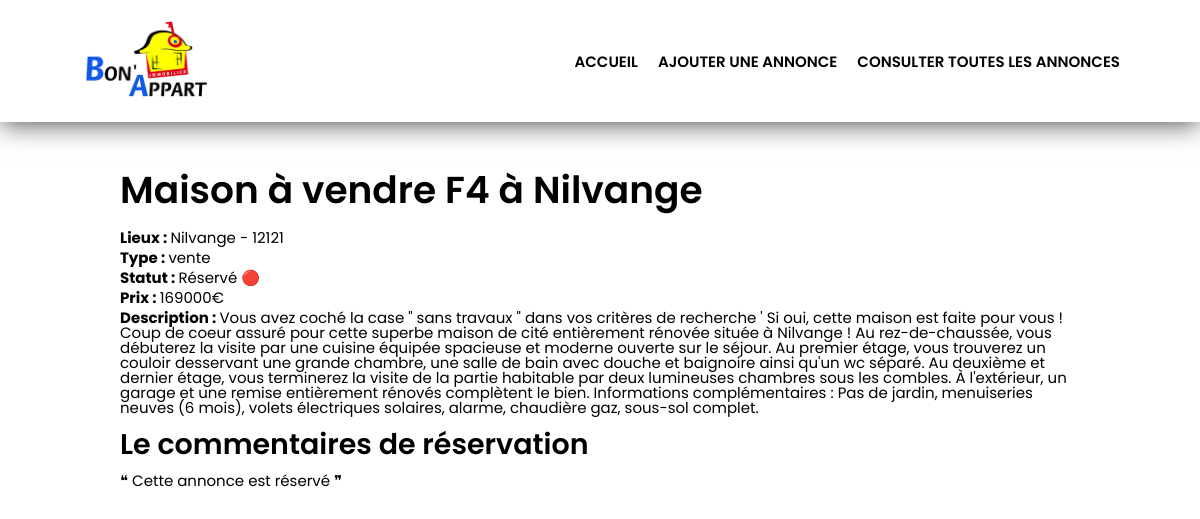
The page /advert.php?id=53 on the database its author committed.
### tables this page shows
CREATE TABLE `advert` (
  `id` int(11) NOT NULL,
  `title` varchar(100) NOT NULL,
  `description` text NOT NULL,
  `postal_code` int(5) NOT NULL,
  `city` varchar(100) NOT NULL,
  `type` varchar(20) NOT NULL,
  `price` int(20) NOT NULL,
  `reservation_message` text NOT NULL
);

### advert.php (the view, shortened to what this page needs)
<?php
include 'header.php';
$reqAdvertSingle = $bdd->prepare('SELECT * FROM advert WHERE id=?');
$reqAdvertSingle->execute([$_GET['id']]);
$value = $reqAdvertSingle->fetch();
?>
<main class="main-container">
      <article class="card">
            <h1><?= $value['title'] ?></h1>
            <p><strong>Lieux : </strong> <?= htmlspecialchars($value['city']) . ' - ' .  htmlspecialchars($value['postal_code']); ?></p>
            <p><strong>Type : </strong><?= htmlspecialchars($value['type']) ?> </p>
            <p><strong>Statut : </strong><?php echo ($value['reservation_message']) ? 'Réservé &#128308;' : 'Libre &#128309;'; ?> </p>
            <p><strong>Prix : </strong><?= htmlspecialchars($value['price']) ?>€ </p>
            <p><strong>Description : </strong><?= htmlspecialchars($value['description']) ?> </p>
      </article>
      <div class="message-reservation-container">
            <?php
            if (!empty($value['reservation_message'])) : ?>
                  <h3>Le commentaires de réservation</h3>
                  <p>❝ <?= htmlspecialchars($value['reservation_message']) ?> ❞</p>
            <?php endif; ?>
      </div>
</main>

### assets/stylesheets/css/main.css (style rules this page uses)
html { font-family:poppins;font-size:15px }
html h1 { font-size:2.5rem;font-weight:600;margin:10px 0 20px 0 }
html h3 { font-size:1.9rem;font-weight:600;margin:15px 0 15px 0 }
html strong { font-weight:bold }
html p { margin:5px 0 }
.main-container { width:80%;margin:50px auto auto auto }

### rows shown on the page
advert: title "Maison à vendre F4 à Nilvange", city "Nilvange", postal_code "12121", type "vente", price "169000", description "Vous avez coché la case \" sans travaux \" dans vos critères de recherche ' Si oui, cette maison est faite pour vous ! Coup de coeur assuré pour cette superbe maison de cité entièrement rénovée située à Nilvange ! Au rez-de-chaussée, vous débuterez la visite par une cuisine équipée spacieuse et moderne ouverte sur le séjour. Au premier étage, vous trouverez un couloir desservant une grande chambre, une salle de bain avec douche et baignoire ainsi qu'un wc séparé. Au deuxième et dernier étage, vous terminerez la visite de la partie habitable par deux lumineuses chambres sous les combles. À l'extérieur, un garage et une remise entièrement rénovés complètent le bien. Informations complémentaires…", reservation_message "Cette annonce est réservé"
